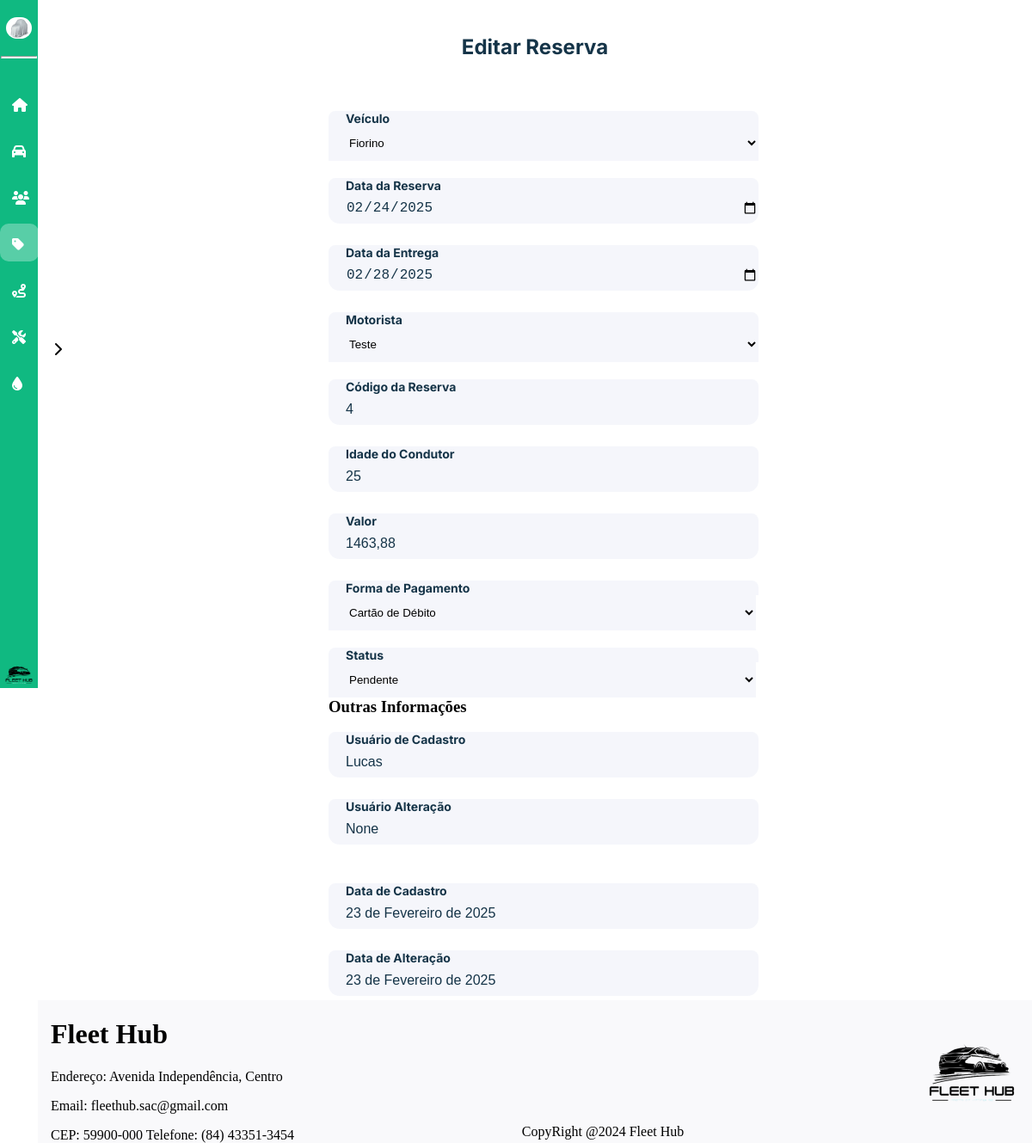
Page /editar_reserva/4/ (signed in) on the earlier database version.
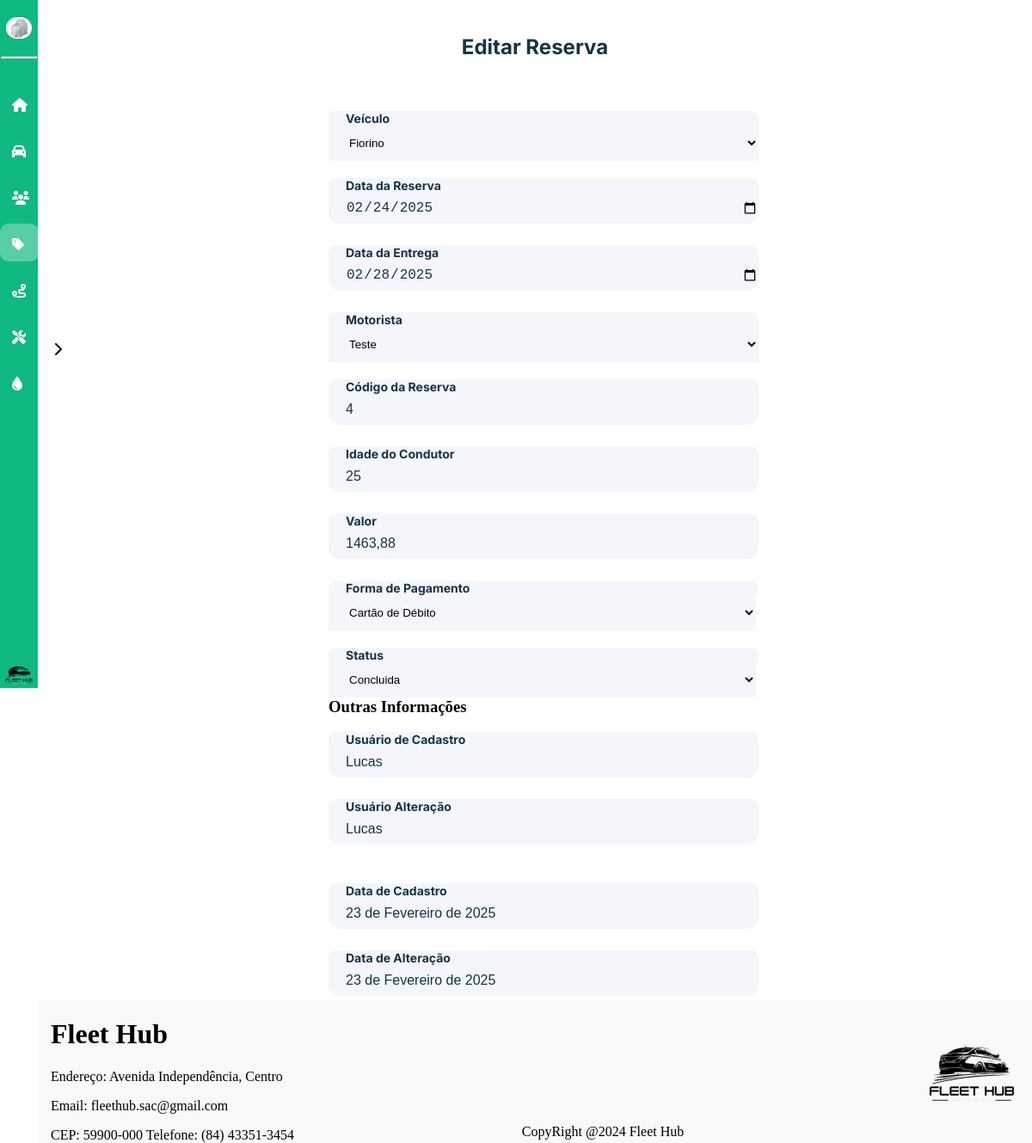
Same page on the later database version.
### dashboard/models.py (models this page shows, shortened)
class Reservas(models.Model):
    veiculo = models.ForeignKey(Veiculo, on_delete=models.CASCADE, related_name="reservas")
    data_reserva = models.DateField()
    data_entrega = models.DateField()
    motorista = models.ForeignKey(
        CustomUser,
        on_delete=models.CASCADE,
        related_name="reservas_como_motorista",
    )
    idade_condutor = models.IntegerField()
    valor = models.FloatField()
    forma_pagamento = models.CharField(max_length=30)
    status_reserva = models.ForeignKey(Status_Reserva, on_delete=models.CASCADE, related_name="reservas_status")
    data_cadastro = models.DateField(auto_now_add=True)
    data_alteracao = models.DateField(auto_now=True)
    usuario_cadastro = models.ForeignKey(
        CustomUser,
        on_delete=models.SET_NULL,
        null=True,
        blank=True,
        related_name="reservas_cadastradas",
    )
    usuario_alteracao = models.ForeignKey(
        CustomUser,
        on_delete=models.SET_NULL,
        null=True,
        blank=True,
        related_name="reservas_alteradas",
    )

class Status_Reserva(models.Model):
    status = models.CharField(max_length=50, default="Indefinido")
    status_cor = models.CharField(max_length=10,null=True)
    def __str__(self):
        return self.status

class Veiculo(models.Model):
    modelo = models.CharField(max_length=50)
    marca = models.CharField(max_length=100)
    valor_compra = models.FloatField()
    ano = models.IntegerField()
    km = models.IntegerField()
    tipo = models.ForeignKey(Tipo_Veiculo,on_delete=models.SET_NULL,null=True)
    motor = models.CharField(max_length=10)
    placa = models.CharField(max_length=20)
    chassi = models.CharField(max_length=20)
    cor = models.CharField(max_length=50, default="indefinido")
    imagem = models.ImageField(
        upload_to="imagens/veiculos",
        height_field=None,
        width_field=None,
        max_length=None,
        default="media/carro-escondido.jpg",
    )
    status = models.ForeignKey(
    Status_Veiculo,
    on_delete=models.SET_NULL,
    null=True,
    blank=True,
    related_name="veiculos_status"
)
    data_cadastro = models.DateField(auto_now_add=True)
    data_alteracao = models.DateField(auto_now=True)
    usuario_cadastro = models.ForeignKey(
        CustomUser,
        on_delete=models.SET_NULL,
        null=True,
        blank=True,
        related_name="veiculos_cadastrados",
    )
    usuario_alteracao = models.ForeignKey(
        CustomUser,
        on_delete=models.SET_NULL,
        null=True,
        blank=True,
        related_name="veiculos_alterados",
    )

class CustomUser(AbstractUser):
    nome = models.CharField(max_length=50)
    email = models.EmailField(max_length=254, unique=True)
    cpf = models.CharField(max_length=11, unique=True)
    telefone = models.CharField(max_length=15)
    rua = models.CharField(max_length=35)
    bairro = models.CharField(max_length=35)
    cidade = models.CharField(max_length=35)
    cep = models.CharField(max_length=15)
    imagem = models.ImageField(
        upload_to="imagens/usuario",
        height_field=None,
        width_field=None,
        max_length=None,
        default="carro-escondido.jpg",
    )
    estado = models.ForeignKey(Estado, on_delete=models.CASCADE, null=True, blank=True)
    tipo_usuario = models.ForeignKey(TipoUsuario, on_delete=models.CASCADE, null=True, blank=True)
    status_usuario = models.ForeignKey(StatusUsuario, on_delete=models.CASCADE, null=True, blank=True)
    groups = models.ManyToManyField(
        "auth.Group",
        related_name="customuser_set",
        blank=True
    )
    user_permissions = models.ManyToManyField(
        "auth.Permission",
        related_name="customuser_permissions_set",
        blank=True
    )
    def __str__(self):
        return self.nome

### dashboard/views.py (the view, shortened to what this page needs)
# urls.py: path('editar_reserva/<int:id>/',views.editar_reserva,name='editar_reserva'),
@login_required
def editar_reserva(request,id):
    reserva = get_object_or_404(Reservas,id=id)
    forma_pagamento = Forma_Pagamento.objects.exclude(forma_pagamento=reserva.forma_pagamento)
    veiculo = Veiculo.objects.exclude(modelo=reserva.veiculo.modelo).exclude(status_id__in=[22,23,25])
    motorista = CustomUser.objects.exclude(nome=reserva.motorista.nome).exclude(status_usuario_id=2).exclude(tipo_usuario_id__in =[2,None])
    status = Status_Reserva.objects.exclude(status=reserva.status_reserva.status)
    alterado = False
    return render(request, 'dashboard/editar_reserva.html',{
        'forma_pagamento' : forma_pagamento,
        'motorista' : motorista,
        'status' : status,
        'veiculo' : veiculo,
        'reserva' : reserva
    })

### dashboard/templates/dashboard/editar_reserva.html (shortened to what the changed rows need)
{% extends "base.html" %}
{% load static %}
{% block page_name %}editar_reserva{% endblock page_name %}
{% block estilos %}
<link rel="stylesheet" href="{% static 'css/editar_reserva.css' %}">
<link href="https://cdnjs.cloudflare.com/ajax/libs/font-awesome/6.0.0-beta3/css/all.min.css" rel="stylesheet">
{% endblock estilos %}
{% block content %}
<div id='container-block-content'>
    <section id="conteudo-secundario">
            <h2 id='page_title'>Editar Reserva</h2>
            <form action="" method="POST" enctype="multipart/form-data">
                <div class="container">
                    <div class="menu_esquerdo">
                        <div class="input_container">
                            <label>Veículo</label>
                            <select class="input_detect" id="veiculo" name="veiculo_nome" onchange="calcularValor()">
                                <option data-valor="{{ reserva.veiculo.valor_compra }}" selected>{{reserva.veiculo.modelo}}</option>
                            </select>
                        </div>
                        <div class="input_container">
                            <label>Data da Reserva</label>
                            <input class="input_detect" type="date" id="date_reserva" name="data_reserva" onchange="calcularValor()"
                            value="{{reserva.data_reserva|date:'Y-m-d'}}">
                        </div>
                        <div class="input_container">
                            <label>Data da Entrega</label>
                            <input class="input_detect" type="date" id="data_entrega" name="data_entrega" onchange="calcularValor()"
                                value="{{reserva.data_entrega|date:'Y-m-d'}}">
                        </div>
                        <div class="input_container">
                            <label>Motorista</label>
                            <select class="input_detect" id="motorista" name="motorista">
                                <option selected>{{reserva.motorista.nome}}</option>
                            </select>
                        </div>
                        <div class="input_container">
                            <label>Código da Reserva</label>
                            <input class="input_detect" type="text" id="codigo_reserva"
                            value="{{reserva.id}}">
                        </div>
                    </div>
                    <div class="menu_direito">
                        <div class="input_container">
                            <label>Idade do Condutor</label>
                            <input class="input_detect" min="18" type="number" id="idade-condutor" name="idade-condutor" onchange="calcularValor()"
                                value="{{reserva.idade_condutor}}">
                        </div>
                        <div class="input_container">
                            <label>Valor</label>
                            <input class="input_detect" type="text" id="valor"  name="valor"
                            value="{{reserva.valor}}">
                        </div>
                        <div class="input_container">
                            <label>Forma de Pagamento</label>
                            <select class="input_detect" id="forma_pagamento_teste" name="forma_pagamento">
                                <option selected>{{reserva.forma_pagamento}}</option>
                            </select>
                        </div>
                        <div class="input_container">
                            <label>Status</label>
                            <select class="input_detect" id="status" name="status">
                                <option selected>{{reserva.status_reserva}}</option>
                            </select>
                        </div>
                    </div>
                </div>
                <div class="menu-inferior">
                    <div class="menu_esquerdo">
                        <div class="input_container">
                            <label>Usuário de Cadastro</label>
                            <input type="text" id="usuario-cadastro" value="{{reserva.usuario_cadastro}}" disabled>
                        </div>
                        <div class="input_container">
                            <label>Usuário Alteração</label>
                            <input type="text" id="usuario-alteracao" value="{{reserva.usuario_alteracao}}" disabled>
                        </div>
                    </div>
                    <div class="menu_direito-2">
                        <div class="input_container">
                            <label>Data de Cadastro</label>
                            <input type="text" id="data-cadastro" value="{{reserva.data_cadastro}}" disabled>
                        </div>
                        <div class="input_container">
                            <label>Data de Alteração</label>
                            <input type="text" id="data-alteracao" value="{{reserva.data_alteracao}}" disabled>
                        </div>
                    </div>
                </div>
            </form>
    </section>
</div>
{% endblock content %}

Differences in the rows shown:
changed Reservas "Cartão de Débito": status "Pendente" → "Concluida"; usuario_alteracao "None" → "Lucas"
